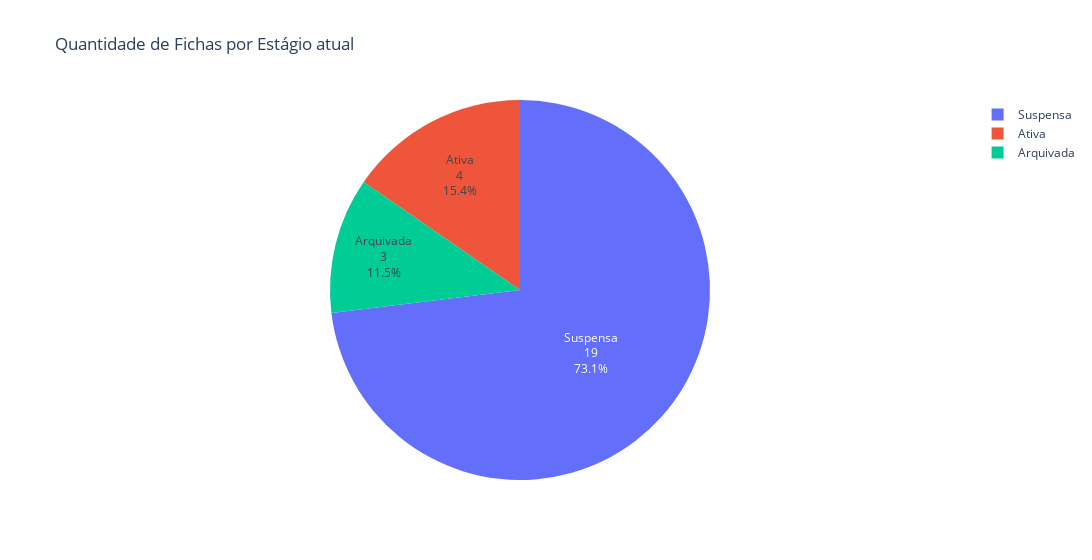

Notebook cell for this chart:
### Markdown cell above
##  Andamento dos saneamentos

### Code cell
def AnoMes(row):
    return f"{int(row['Ano'])}-{int(row['Mês']):02d}"


SQL_Fichas_Rodes_Tempos = '''
    SELECT year(ficha.create_date) as Ano, month(ficha.create_date) as Mês, r.nome as Recinto, e.fase as Estágio,
           ficha.id as Ficha, rvf.numerolote as Conteiner, ficha.create_date as create_date, 
           min(ev.create_date) as data_evento_inicial, max(ev.create_date) as data_evento_ultimo
    FROM ovr_ovrs ficha
    INNER JOIN ovr_verificacoesfisicas rvf ON rvf.ovr_id = ficha.id 
    INNER JOIN ovr_eventos ev ON ev.ovr_id = ficha.id
    INNER JOIN ovr_flags_ovr flags ON flags.rvf_id = ficha.id
    INNER JOIN Enumerado e ON e.id = ficha.fase
    INNER JOIN ovr_recintos r ON r.id = ficha.recinto_id
    WHERE flags.flag_id = 2472
    GROUP BY year(ficha.create_date), month(ficha.create_date), r.nome, e.fase, ficha.id, rvf.numerolote, ficha.create_date
    ORDER BY create_date ASC;
'''

# Executa e processa
df_fichas_tempos = pd.read_sql(SQL_Fichas_Rodes_Tempos, connection)


df_fichas_tempos['create_date'] = pd.to_datetime(df_fichas_tempos['create_date'])
df_fichas_tempos['data_evento_ultimo'] = pd.to_datetime(df_fichas_tempos['data_evento_ultimo'])

df_fichas_tempos['Duracao'] = (df_fichas_tempos['data_evento_ultimo'] - df_fichas_tempos['create_date']).dt.days
df_fichas_tempos['AnoMes'] = df_fichas_tempos.apply(AnoMes, axis=1)

# Função de visualização
def FigFichasTempoTotal(df_=df_fichas_tempos):
    df_fichas_estagio = df_.groupby(['AnoMes', 'Estágio']).Ficha.count().reset_index()
    print(f'{df_fichas_estagio.Ficha.sum()} Fichas de controle no total, com os seguintes status:')
    fig = px.pie(df_fichas_estagio, names='Estágio', values='Ficha',
                 title='Quantidade de Fichas por Estágio atual')
    fig.update_traces(textposition='inside', textinfo='percent+label+value')
    fig.update_layout(width=WIDTH)
    fig.show()


FigFichasTempoTotal()

### Figure 1 — Plotly figure (JSON) as saved in the notebook; plotly's stock layout.template omitted (floating-point values rounded to 4 significant figures)
{"data": [{"domain": {"x": [0, 1], "y": [0, 1]}, "hovertemplate": "Estágio=%{label}<br>Ficha=%{value}<extra></extra>", "labels": ["Arquivada", "Ativa", "Suspensa", "Suspensa", "Suspensa"], "legendgroup": "", "name": "", "showlegend": true, "textinfo": "percent+label+value", "textposition": "inside", "type": "pie", "values": [3, 4, 14, 4, 1]}], "layout": {"legend": {"tracegroupgap": 0}, "title": {"text": "Quantidade de Fichas por Estágio atual"}, "width": 1100}}
